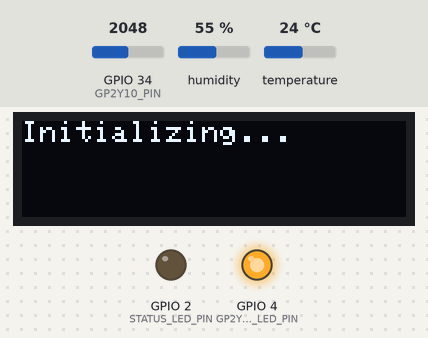
The sketch below on a simulated ESP32. On the bench: 128×32 one-colour display, output pins drawn as LEDs (lit = HIGH). Inputs (shaded band) come from the test bench; at power-on: GPIO 34 (GP2Y10_PIN) = 2048, humidity 55 %, temperature 24 °C. WiFi joins after 1.5 s; servers stay silent unless stated; uploads are accepted with an empty reply; what the sketch prints to the serial monitor is not drawn.

Above: at 0.7 s.
At 2.0 s:
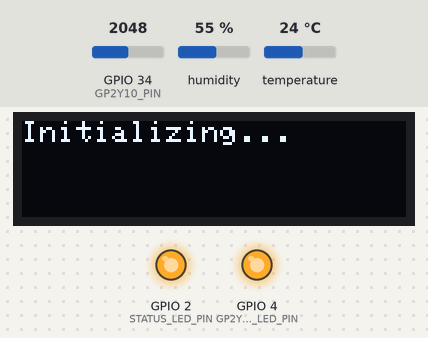
At 2.8 s:
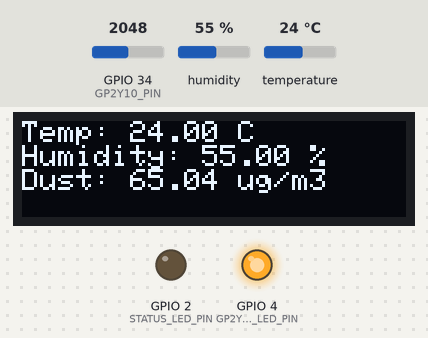
Timing chart, 0 to 4.3 s (numbered marks = the images above):
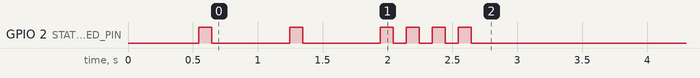

The sketch:

gp2y1014_wifi_interrupt.ino
```cpp
#include <WiFi.h>
#include <HTTPClient.h>
#include <DHT.h>
#include <Adafruit_GFX.h>
#include <Adafruit_SSD1306.h>
#include <TaskScheduler.h>

// Pin Definitions
#define DHT_PIN 33        // DHT22 data pin
#define GP2Y10_PIN 34     // GP2Y10 analog input pin
#define GP2Y10_LED_PIN 4  // GP2Y10 LED control pin
#define STATUS_LED_PIN 2  // Built-in LED for status indication

// OLED Configuration
#define SCREEN_WIDTH 128
#define SCREEN_HEIGHT 32
#define OLED_RESET -1  // Reset pin (not used, set to -1)
Adafruit_SSD1306 display(SCREEN_WIDTH, SCREEN_HEIGHT, &Wire, OLED_RESET);

// WiFi Configuration
const char* ssid = "4G-UFI-54C2";
const char* password = "1234567890";
const char* SERVER_URL = "http://128.199.84.24:8000/api/device/678b630f969c66c0ea3c359f";

// Task Scheduler
Scheduler taskScheduler;
Task readSensorTask(60000, TASK_FOREVER, &readSensors); // Read every 1 minute
Task sendDataTask(3600000, TASK_FOREVER, &sendData);    // Send every 60 minutes

// Sensor setup
DHT dht(DHT_PIN, DHT22);

// Variables for sensor readings
volatile float temperature = NAN;
volatile float humidity = NAN;
volatile float dustDensity = NAN;

// Variables for storing data
float hourlyTemperatureSum = 0;
float hourlyHumiditySum = 0;
float hourlyDustSum = 0;
int readingsCount = 0;

void setup() {
  // Initialize serial communication
  Serial.begin(115200);
  Serial.println("ESP32 Environmental Monitor Starting...");

  // Configure pins
  pinMode(STATUS_LED_PIN, OUTPUT);
  pinMode(GP2Y10_LED_PIN, OUTPUT);
  digitalWrite(GP2Y10_LED_PIN, HIGH);  // Turn off GP2Y10 LED initially

  // Initialize sensors
  dht.begin();

  // Initialize OLED display
  if (!display.begin(SSD1306_PAGEADDR, 0x3C)) {
    Serial.println("Failed to initialize OLED!");
    while (true);
  }
  display.clearDisplay();
  display.setTextSize(1);
  display.setTextColor(SSD1306_WHITE);
  display.setCursor(0, 0);
  display.println("Initializing...");
  display.display();

  // Connect to WiFi
  connectToWiFi();

  // Add tasks to scheduler
  taskScheduler.addTask(readSensorTask);
  taskScheduler.addTask(sendDataTask);
  readSensorTask.enable();
  sendDataTask.enable();
}

void loop() {
  taskScheduler.execute();
}

void readSensors() {
  // Read DHT sensor
  float newTemp = dht.readTemperature();
  float newHumidity = dht.readHumidity();

  // Read Dust sensor
  float newDustDensity = readDustDensity();

  // Validate readings
  if (!isnan(newTemp) && !isnan(newHumidity) && newDustDensity >= 0) {
    temperature = newTemp;
    humidity = newHumidity;
    dustDensity = newDustDensity;

    hourlyTemperatureSum += temperature;
    hourlyHumiditySum += humidity;
    hourlyDustSum += dustDensity;
    readingsCount++;

    // Display data
    displayData(temperature, humidity, dustDensity);
    Serial.printf("Temp: %.2f C, Humidity: %.2f%%, Dust: %.2f ug/m3\n",
                  temperature, humidity, dustDensity);
  } else {
    Serial.println("Error reading sensors!");
  }
}

void sendData() {
  if (readingsCount == 0) return; // Avoid division by zero

  // Calculate averages
  float avgTemp = hourlyTemperatureSum / readingsCount;
  float avgHumidity = hourlyHumiditySum / readingsCount;
  float avgDust = hourlyDustSum / readingsCount;

  // Prepare JSON payload
  String payload = "{";
  payload += "\"temperature\":" + String(avgTemp, 2) + ",";
  payload += "\"humidity\":" + String(avgHumidity, 2) + ",";
  payload += "\"dust\":" + String(avgDust, 2);
  payload += "}";

  // Reset hourly sums and count
  hourlyTemperatureSum = 0;
  hourlyHumiditySum = 0;
  hourlyDustSum = 0;
  readingsCount = 0;

  // Send data to server
  sendHTTPRequestAsync(SERVER_URL, payload.c_str());
}

float readDustDensity() {
  digitalWrite(GP2Y10_LED_PIN, LOW);
  delayMicroseconds(280);
  int dustValue = analogRead(GP2Y10_PIN);
  delayMicroseconds(40);
  digitalWrite(GP2Y10_LED_PIN, HIGH);

  float voltage = dustValue * (3.3 / 4095.0);
  float dustDensity = (0.1 * voltage - 0.1) * 1000.0;

  return dustDensity > 0 ? dustDensity : 0;
}

void displayData(float temp, float humidity, float dust) {
  display.clearDisplay();
  display.setCursor(0, 0);
  display.printf("Temp: %.2f C\n", temp);
  display.printf("Humidity: %.2f %%\n", humidity);
  display.printf("Dust: %.2f ug/m3\n", dust);
  display.display();
}

void connectToWiFi() {
  Serial.print("Connecting to WiFi");
  WiFi.begin(ssid, password);

  while (WiFi.status() != WL_CONNECTED) {
    delay(500);
    Serial.print(".");
    blinkLED(1);
  }

  Serial.println("\nConnected to WiFi");
  Serial.print("IP Address: ");
  Serial.println(WiFi.localIP());
  blinkLED(3);
}

void sendHTTPRequestAsync(const char* url, const char* payload) {
  HTTPClient http;

  http.begin(url);
  http.addHeader("Content-Type", "application/json");

  int httpResponseCode = http.POST(payload);

  if (httpResponseCode > 0) {
    Serial.printf("HTTP Response code: %d\n", httpResponseCode);
    String response = http.getString();
    Serial.println(response);
  } else {
    Serial.printf("Error code: %d\n", httpResponseCode);
  }

  http.end();
}

void blinkLED(int times) {
  for (int i = 0; i < times; i++) {
    digitalWrite(STATUS_LED_PIN, HIGH);
    delay(100);
    digitalWrite(STATUS_LED_PIN, LOW);
    delay(100);
  }
}
```
